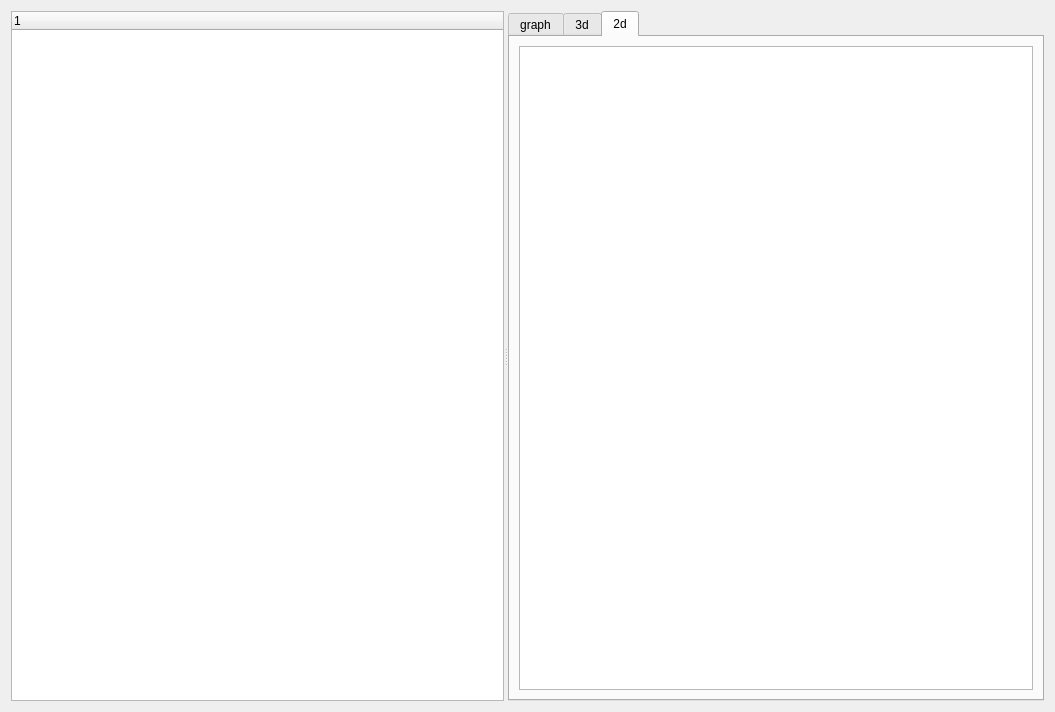
<?xml version="1.0" encoding="UTF-8"?>
<ui version="4.0">
    <class>graphDlg</class>
    <widget class="QWidget" name="graphDlg">
        <property name="geometry">
            <rect>
                <x>0</x>
                <y>0</y>
                <width>1055</width>
                <height>712</height>
            </rect>
        </property>
        <property name="windowTitle">
            <string>DSRGraph</string>
        </property>
        <layout class="QVBoxLayout" name="verticalLayout">
            <item>
                <widget class="QSplitter" name="splitter">
                    <property name="orientation">
                        <enum>Qt::Horizontal</enum>
                    </property>
                    <widget class="QTreeWidget" name="treeWidget">
                        <property name="sizePolicy">
                            <sizepolicy hsizetype="Minimum" vsizetype="Expanding">
                                <horstretch>0</horstretch>
                                <verstretch>0</verstretch>
                            </sizepolicy>
                        </property>
                        <column>
                            <property name="text">
                                <string notr="true">1</string>
                            </property>
                        </column>
                    </widget>
                    <widget class="QTabWidget" name="tabWidget">
                        <property name="currentIndex">
                            <number>2</number>
                        </property>
                        <widget class="QWidget" name="tab_1">
                            <attribute name="title">
                                <string>graph</string>
                            </attribute>
                            <layout class="QHBoxLayout" name="horizontalLayout">
                                <item>
                                    <widget class="QGraphicsView" name="graphicsView"/>
                                </item>
                            </layout>
                        </widget>
                        <widget class="QWidget" name="tab_2">
                            <attribute name="title">
                                <string>3d</string>
                            </attribute>
                            <layout class="QHBoxLayout" name="horizontalLayout_2"/>
                        </widget>
                        <widget class="QWidget" name="tab_3">
                            <attribute name="title">
                                <string>2d</string>
                            </attribute>
                            <layout class="QHBoxLayout" name="horizontalLayout_4">
                                <item>
                                    <widget class="QGraphicsView" name="graphicsView_2D"/>
                                </item>
                            </layout>
                        </widget>
                    </widget>
                </widget>
            </item>
        </layout>
    </widget>
    <resources/>
    <connections/>
</ui>
